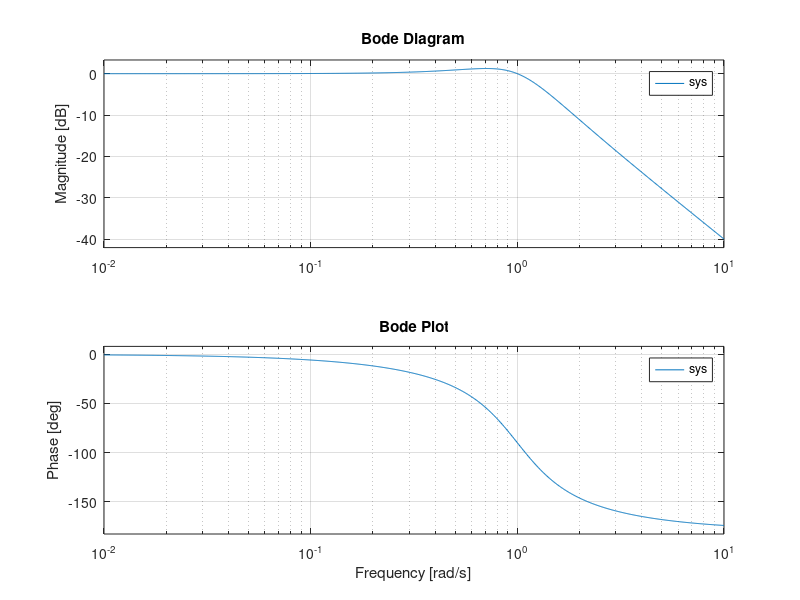

Recreate this plot in MATLAB.
% Bode Plot 
sys = tf([1], [1 1 1]); % Define the transfer function H(s) = 1 / (s^3 + s^2 + 1)
bode(sys); % Generate the Bode plot of the transfer function
title('Bode Plot'); % Title for the Bode plot